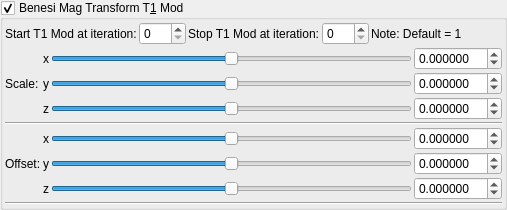
    <widget class="MyGroupBox" name="groupCheck_transf_function_enabledx_false">
     <property name="toolTip">
      <string/>
     </property>
     <property name="title">
      <string>Benesi Mag Transform T&amp;1 Mod</string>
     </property>
     <property name="checkable">
      <bool>true</bool>
     </property>
     <layout class="QVBoxLayout" name="verticalLayout_32" stretch="0,0,0">
      <property name="spacing">
       <number>2</number>
      </property>
      <property name="leftMargin">
       <number>2</number>
      </property>
      <property name="topMargin">
       <number>2</number>
      </property>
      <property name="rightMargin">
       <number>2</number>
      </property>
      <property name="bottomMargin">
       <number>2</number>
      </property>
      <item>
       <layout class="QGridLayout" name="gridLayout_68">
        <property name="spacing">
         <number>2</number>
        </property>
        <item row="1" column="5">
         <spacer name="horizontalSpacer_37">
          <property name="orientation">
           <enum>Qt::Horizontal</enum>
          </property>
          <property name="sizeHint" stdset="0">
           <size>
            <width>40</width>
            <height>20</height>
           </size>
          </property>
         </spacer>
        </item>
        <item row="1" column="2">
         <widget class="QLabel" name="label_250">
          <property name="text">
           <string>Stop T1 Mod at iteration:</string>
          </property>
         </widget>
        </item>
        <item row="1" column="3">
         <widget class="MySpinBox" name="spinboxInt_transf_stop_iterationsTM_1">
          <property name="sizePolicy">
           <sizepolicy hsizetype="Minimum" vsizetype="Maximum">
            <horstretch>0</horstretch>
            <verstretch>0</verstretch>
           </sizepolicy>
          </property>
          <property name="maximum">
           <number>250</number>
          </property>
         </widget>
        </item>
        <item row="1" column="1">
         <widget class="MySpinBox" name="spinboxInt_transf_start_iterations_D">
          <property name="sizePolicy">
           <sizepolicy hsizetype="Minimum" vsizetype="Maximum">
            <horstretch>0</horstretch>
            <verstretch>0</verstretch>
           </sizepolicy>
          </property>
          <property name="maximum">
           <number>250</number>
          </property>
         </widget>
        </item>
        <item row="1" column="0">
         <widget class="QLabel" name="label_251">
          <property name="text">
           <string>Start T1 Mod at iteration:</string>
          </property>
         </widget>
        </item>
        <item row="1" column="4">
         <widget class="QLabel" name="label_141">
          <property name="text">
           <string>Note: Default = 1</string>
          </property>
         </widget>
        </item>
       </layout>
      </item>
      <item>
       <layout class="QGridLayout" name="gridLayout_69">
        <property name="spacing">
         <number>2</number>
        </property>
        <item row="6" column="1">
         <widget class="QLabel" name="label_134">
          <property name="sizePolicy">
           <sizepolicy hsizetype="Preferred" vsizetype="Preferred">
            <horstretch>0</horstretch>
            <verstretch>0</verstretch>
           </sizepolicy>
          </property>
          <property name="text">
           <string notr="true">z</string>
          </property>
          <property name="alignment">
           <set>Qt::AlignRight|Qt::AlignTrailing|Qt::AlignVCenter</set>
          </property>
         </widget>
        </item>
        <item row="5" column="3">
         <widget class="MyDoubleSpinBox" name="spinbox3_transf_addition_constant_111_y">
          <property name="sizePolicy">
           <sizepolicy hsizetype="Minimum" vsizetype="Maximum">
            <horstretch>0</horstretch>
            <verstretch>0</verstretch>
           </sizepolicy>
          </property>
          <property name="prefix">
           <string/>
          </property>
          <property name="suffix">
           <string/>
          </property>
          <property name="decimals">
           <number>6</number>
          </property>
          <property name="minimum">
           <double>-99.989999999999995</double>
          </property>
          <property name="maximum">
           <double>99.989999999999995</double>
          </property>
          <property name="singleStep">
           <double>0.100000000000000</double>
          </property>
         </widget>
        </item>
        <item row="4" column="3">
         <widget class="MyDoubleSpinBox" name="spinbox3_transf_addition_constant_111_x">
          <property name="sizePolicy">
           <sizepolicy hsizetype="Minimum" vsizetype="Maximum">
            <horstretch>0</horstretch>
            <verstretch>0</verstretch>
           </sizepolicy>
          </property>
          <property name="prefix">
           <string/>
          </property>
          <property name="suffix">
           <string/>
          </property>
          <property name="decimals">
           <number>6</number>
          </property>
          <property name="minimum">
           <double>-99.989999999999995</double>
          </property>
          <property name="maximum">
           <double>99.989999999999995</double>
          </property>
          <property name="singleStep">
           <double>0.100000000000000</double>
          </property>
         </widget>
        </item>
        <item row="5" column="2">
         <widget class="QSlider" name="slider3_transf_addition_constant_111_y">
          <property name="sizePolicy">
           <sizepolicy hsizetype="Expanding" vsizetype="Maximum">
            <horstretch>0</horstretch>
            <verstretch>0</verstretch>
           </sizepolicy>
          </property>
          <property name="minimum">
           <number>-5000000</number>
          </property>
          <property name="maximum">
           <number>5000000</number>
          </property>
          <property name="singleStep">
           <number>1</number>
          </property>
          <property name="orientation">
           <enum>Qt::Horizontal</enum>
          </property>
         </widget>
        </item>
        <item row="6" column="3">
         <widget class="MyDoubleSpinBox" name="spinbox3_transf_addition_constant_111_z">
          <property name="sizePolicy">
           <sizepolicy hsizetype="Minimum" vsizetype="Maximum">
            <horstretch>0</horstretch>
            <verstretch>0</verstretch>
           </sizepolicy>
          </property>
          <property name="prefix">
           <string/>
          </property>
          <property name="suffix">
           <string/>
          </property>
          <property name="decimals">
           <number>6</number>
          </property>
          <property name="minimum">
           <double>-99.989999999999995</double>
          </property>
          <property name="maximum">
           <double>99.989999999999995</double>
          </property>
          <property name="singleStep">
           <double>0.100000000000000</double>
          </property>
         </widget>
        </item>
        <item row="2" column="3">
         <widget class="MyDoubleSpinBox" name="spinbox3_transf_scale3D_333_z">
          <property name="sizePolicy">
           <sizepolicy hsizetype="Minimum" vsizetype="Maximum">
            <horstretch>0</horstretch>
            <verstretch>0</verstretch>
           </sizepolicy>
          </property>
          <property name="prefix">
           <string/>
          </property>
          <property name="suffix">
           <string/>
          </property>
          <property name="decimals">
           <number>6</number>
          </property>
          <property name="minimum">
           <double>-99.989999999999995</double>
          </property>
          <property name="maximum">
           <double>99.989999999999995</double>
          </property>
          <property name="singleStep">
           <double>0.100000000000000</double>
          </property>
         </widget>
        </item>
        <item row="2" column="2">
         <widget class="QSlider" name="slider3_transf_scale3D_333_z">
          <property name="sizePolicy">
           <sizepolicy hsizetype="Expanding" vsizetype="Maximum">
            <horstretch>0</horstretch>
            <verstretch>0</verstretch>
           </sizepolicy>
          </property>
          <property name="minimum">
           <number>-5000000</number>
          </property>
          <property name="maximum">
           <number>5000000</number>
          </property>
          <property name="singleStep">
           <number>1</number>
          </property>
          <property name="orientation">
           <enum>Qt::Horizontal</enum>
          </property>
         </widget>
        </item>
        <item row="4" column="2">
         <widget class="QSlider" name="slider3_transf_addition_constant_111_x">
          <property name="sizePolicy">
           <sizepolicy hsizetype="Preferred" vsizetype="Preferred">
            <horstretch>0</horstretch>
            <verstretch>0</verstretch>
           </sizepolicy>
          </property>
          <property name="minimum">
           <number>-5000000</number>
          </property>
          <property name="maximum">
           <number>5000000</number>
          </property>
          <property name="singleStep">
           <number>1</number>
          </property>
          <property name="orientation">
           <enum>Qt::Horizontal</enum>
          </property>
         </widget>
        </item>
        <item row="6" column="2">
         <widget class="QSlider" name="slider3_transf_addition_constant_111_z">
          <property name="sizePolicy">
           <sizepolicy hsizetype="Expanding" vsizetype="Maximum">
            <horstretch>0</horstretch>
            <verstretch>0</verstretch>
           </sizepolicy>
          </property>
          <property name="minimum">
           <number>-5000000</number>
          </property>
          <property name="maximum">
           <number>5000000</number>
          </property>
          <property name="singleStep">
           <number>1</number>
          </property>
          <property name="orientation">
           <enum>Qt::Horizontal</enum>
          </property>
         </widget>
        </item>
        <item row="5" column="0">
         <widget class="QLabel" name="label_260">
          <property name="text">
           <string>Offset:</string>
          </property>
         </widget>
        </item>
        <item row="4" column="1">
         <widget class="QLabel" name="label_135">
          <property name="sizePolicy">
           <sizepolicy hsizetype="Preferred" vsizetype="Preferred">
            <horstretch>0</horstretch>
            <verstretch>0</verstretch>
           </sizepolicy>
          </property>
          <property name="text">
           <string notr="true">x</string>
          </property>
          <property name="alignment">
           <set>Qt::AlignRight|Qt::AlignTrailing|Qt::AlignVCenter</set>
          </property>
         </widget>
        </item>
        <item row="5" column="1">
         <widget class="QLabel" name="label_136">
          <property name="sizePolicy">
           <sizepolicy hsizetype="Preferred" vsizetype="Preferred">
            <horstretch>0</horstretch>
            <verstretch>0</verstretch>
           </sizepolicy>
          </property>
          <property name="text">
           <string notr="true">y</string>
          </property>
          <property name="alignment">
           <set>Qt::AlignRight|Qt::AlignTrailing|Qt::AlignVCenter</set>
          </property>
         </widget>
        </item>
        <item row="1" column="0">
         <widget class="QLabel" name="label_261">
          <property name="text">
           <string>Scale:</string>
          </property>
         </widget>
        </item>
        <item row="0" column="1">
         <widget class="QLabel" name="label_137">
          <property name="sizePolicy">
           <sizepolicy hsizetype="Preferred" vsizetype="Preferred">
            <horstretch>0</horstretch>
            <verstretch>0</verstretch>
           </sizepolicy>
          </property>
          <property name="text">
           <string notr="true">x</string>
          </property>
          <property name="alignment">
           <set>Qt::AlignRight|Qt::AlignTrailing|Qt::AlignVCenter</set>
          </property>
         </widget>
        </item>
        <item row="1" column="1">
         <widget class="QLabel" name="label_138">
          <property name="sizePolicy">
           <sizepolicy hsizetype="Preferred" vsizetype="Preferred">
            <horstretch>0</horstretch>
            <verstretch>0</verstretch>
           </sizepolicy>
          </property>
          <property name="text">
           <string notr="true">y</string>
          </property>
          <property name="alignment">
           <set>Qt::AlignRight|Qt::AlignTrailing|Qt::AlignVCenter</set>
          </property>
         </widget>
        </item>
        <item row="2" column="1">
         <widget class="QLabel" name="label_139">
          <property name="sizePolicy">
           <sizepolicy hsizetype="Preferred" vsizetype="Preferred">
            <horstretch>0</horstretch>
            <verstretch>0</verstretch>
           </sizepolicy>
          </property>
          <property name="text">
           <string notr="true">z</string>
          </property>
          <property name="alignment">
           <set>Qt::AlignRight|Qt::AlignTrailing|Qt::AlignVCenter</set>
          </property>
         </widget>
        </item>
        <item row="0" column="2">
         <widget class="QSlider" name="slider3_transf_scale3D_333_x">
          <property name="sizePolicy">
           <sizepolicy hsizetype="Preferred" vsizetype="Preferred">
            <horstretch>0</horstretch>
            <verstretch>0</verstretch>
           </sizepolicy>
          </property>
          <property name="minimum">
           <number>-5000000</number>
          </property>
          <property name="maximum">
           <number>5000000</number>
          </property>
          <property name="singleStep">
           <number>1</number>
          </property>
          <property name="orientation">
           <enum>Qt::Horizontal</enum>
          </property>
         </widget>
        </item>
        <item row="0" column="3">
         <widget class="MyDoubleSpinBox" name="spinbox3_transf_scale3D_333_x">
          <property name="sizePolicy">
           <sizepolicy hsizetype="Minimum" vsizetype="Maximum">
            <horstretch>0</horstretch>
            <verstretch>0</verstretch>
           </sizepolicy>
          </property>
          <property name="prefix">
           <string/>
          </property>
          <property name="suffix">
           <string/>
          </property>
          <property name="decimals">
           <number>6</number>
          </property>
          <property name="minimum">
           <double>-99.989999999999995</double>
          </property>
          <property name="maximum">
           <double>99.989999999999995</double>
          </property>
          <property name="singleStep">
           <double>0.100000000000000</double>
          </property>
         </widget>
        </item>
        <item row="1" column="3">
         <widget class="MyDoubleSpinBox" name="spinbox3_transf_scale3D_333_y">
          <property name="sizePolicy">
           <sizepolicy hsizetype="Minimum" vsizetype="Maximum">
            <horstretch>0</horstretch>
            <verstretch>0</verstretch>
           </sizepolicy>
          </property>
          <property name="prefix">
           <string/>
          </property>
          <property name="suffix">
           <string/>
          </property>
          <property name="decimals">
           <number>6</number>
          </property>
          <property name="minimum">
           <double>-99.989999999999995</double>
          </property>
          <property name="maximum">
           <double>99.989999999999995</double>
          </property>
          <property name="singleStep">
           <double>0.100000000000000</double>
          </property>
         </widget>
        </item>
        <item row="3" column="0" colspan="4">
         <widget class="Line" name="line_54">
          <property name="orientation">
           <enum>Qt::Horizontal</enum>
          </property>
         </widget>
        </item>
        <item row="1" column="2">
         <widget class="QSlider" name="slider3_transf_scale3D_333_y">
          <property name="sizePolicy">
           <sizepolicy hsizetype="Expanding" vsizetype="Maximum">
            <horstretch>0</horstretch>
            <verstretch>0</verstretch>
           </sizepolicy>
          </property>
          <property name="minimum">
           <number>-5000000</number>
          </property>
          <property name="maximum">
           <number>5000000</number>
          </property>
          <property name="singleStep">
           <number>1</number>
          </property>
          <property name="orientation">
           <enum>Qt::Horizontal</enum>
          </property>
         </widget>
        </item>
       </layout>
      </item>
      <item>
       <widget class="Line" name="line_61">
        <property name="orientation">
         <enum>Qt::Horizontal</enum>
        </property>
       </widget>
      </item>
     </layout>
    </widget>
